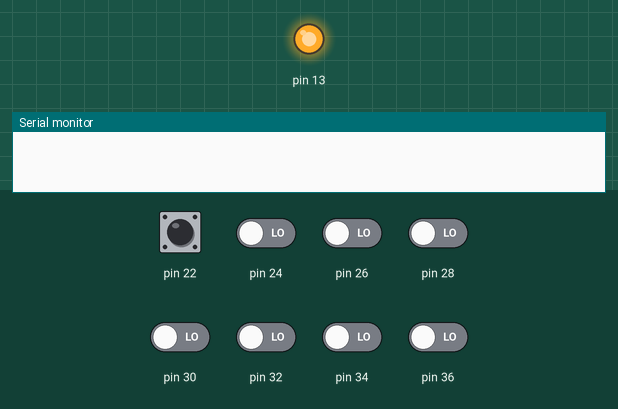
Recording of a sketch running on a simulated Arduino Mega 2560, built with avr-gcc and run on an emulated ATmega2560. On the bench: output pins drawn as LEDs (lit = HIGH), the last lines printed to the serial monitor. Inputs (shaded band) come from the test bench; at power-on: pin 22, pin 24, pin 26, pin 28, pin 30, pin 32, pin 34, pin 36 LOW.

Above: at 0.6 s.
At 7.7 s:
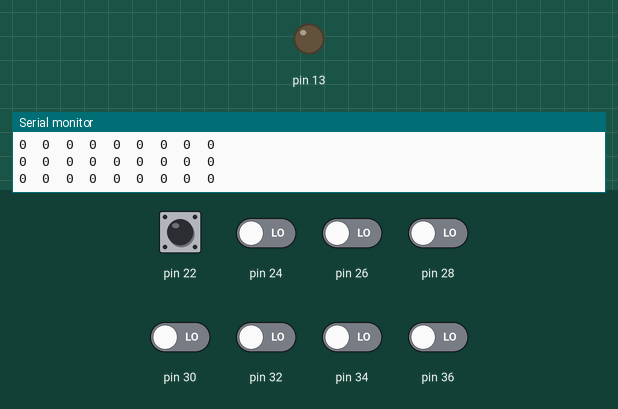
7.8 s: pin 22 pulsed HIGH 5 times (0.12 s each, 0.3 s apart)
12.3 s: pin 22 driven HIGH and pin 24 driven HIGH and pin 26 driven HIGH and pin 28 driven HIGH and pin 30 driven HIGH
Timing chart, 0 to 15.3 s (numbered marks = the images above; inputs shaded):
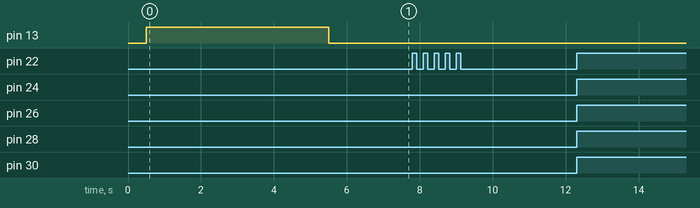

The sketch:

qtr.ino
```cpp
#include <QTRSensors.h>


#define NUM_SENSORS   8     // number of sensors used
#define TIMEOUT       2500  // waits for 2500 microseconds for sensor outputs to go low
#define EMITTER_PIN   23     // emitter is controlled by digital pin 2

// sensors 0 through 7 are connected to digital pins 3 through 10, respectively
QTRSensorsRC qtrrc((unsigned char[]) {22, 24, 26, 28, 30, 32, 34, 36},
  NUM_SENSORS, TIMEOUT, EMITTER_PIN);
unsigned int sensorValues[NUM_SENSORS];


void setup()
{
  delay(500);
  pinMode(13, OUTPUT);
  digitalWrite(13, HIGH);    // turn on Arduino's LED to indicate we are in calibration mode
  for (int i = 0; i < 200; i++)  // make the calibration take about 5 seconds
  {
    qtrrc.calibrate();       // reads all sensors 10 times at 2500 us per read (i.e. ~25 ms per call)
  }
  digitalWrite(13, LOW);     // turn off Arduino's LED to indicate we are through with calibration

  // print the calibration minimum values measured when emitters were on
  Serial.begin(9600);
  for (int i = 0; i < NUM_SENSORS; i++)
  {
    Serial.print(qtrrc.calibratedMinimumOn[i]);
    Serial.print(' ');
  }
  Serial.println();

  // print the calibration maximum values measured when emitters were on
  for (int i = 0; i < NUM_SENSORS; i++)
  {
    Serial.print(qtrrc.calibratedMaximumOn[i]);
    Serial.print(' ');
  }
  Serial.println();
  Serial.println();
  delay(1000);
}


void loop()
{
  // read calibrated sensor values and obtain a measure of the line position from 0 to 5000
  // To get raw sensor values, call:
  //  qtrrc.read(sensorValues); instead of unsigned int position = qtrrc.readLine(sensorValues);
  unsigned int position = qtrrc.readLine(sensorValues);

  // print the sensor values as numbers from 0 to 1000, where 0 means maximum reflectance and
  // 1000 means minimum reflectance, followed by the line position
  for (unsigned char i = 0; i < NUM_SENSORS; i++)
  {
    Serial.print(sensorValues[i]);
    Serial.print('\t');
  }
  //Serial.println(); // uncomment this line if you are using raw values
  Serial.println(position); // comment this line out if you are using raw values

  delay(100);
}
```
